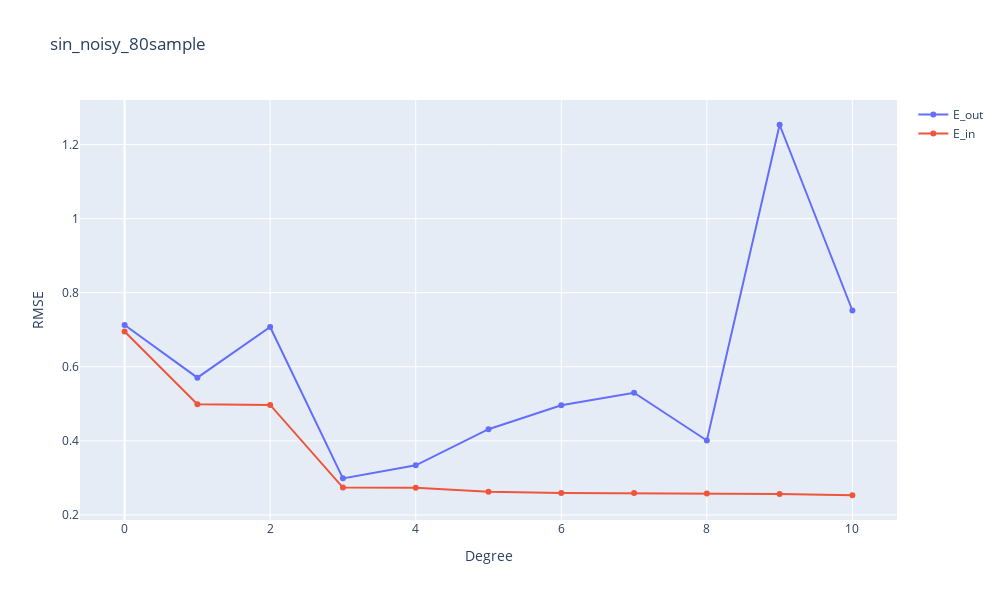

Here is the notebook cell this chart was saved with:
### Code cell
filenames = "sin_noisy_80sample.csv"
df = pd.read_csv("data/sin experiment/"+ filenames)

E = {"E_out":[] , "E_in":[]}
for degree in range(0, MAX_DEGREE+1):
    #CrossValidation
    E["E_out"].append(cross_validation(df[["x"]], df["noisy_y"], FOLDS, degree))
    #TrainingData
    w = np.polyfit(df[["x"]].values.flatten() , np.array(df["noisy_y"]) , degree )
    E["E_in"].append(CalculateMSE(df[["x"]].values.flatten(),np.array(df["noisy_y"]),w)**(1/2))
    
    #print(f'Degree = {degree} | E_out = {E["E_out"][degree]} ; E_in = {E["E_in"][degree]}')
#print(type(E["E_out"]))
E_LineScatterPlot(E["E_in"] , E["E_out"] , list(range(0,MAX_DEGREE+1)) , filenames[:-4])

### Figure 1 — Plotly figure (JSON) as saved in the notebook; plotly's stock layout.template omitted (floating-point values rounded to 4 significant figures)
{"data": [{"name": "E_out", "type": "scatter", "x": [0, 1, 2, 3, 4, 5, 6, 7, 8, 9, 10], "y": [0.7129, 0.5706, 0.7073, 0.2987, 0.3339, 0.4314, 0.4962, 0.53, 0.4009, 1.254, 0.752]}, {"name": "E_in", "type": "scatter", "x": [0, 1, 2, 3, 4, 5, 6, 7, 8, 9, 10], "y": [0.6952, 0.499, 0.497, 0.2737, 0.2733, 0.2628, 0.2593, 0.2589, 0.2578, 0.2563, 0.2531]}], "layout": {"height": 600, "showlegend": true, "title": {"text": "sin_noisy_80sample"}, "width": 1000, "xaxis": {"title": {"text": "Degree"}}, "yaxis": {"title": {"text": "RMSE"}}}}
